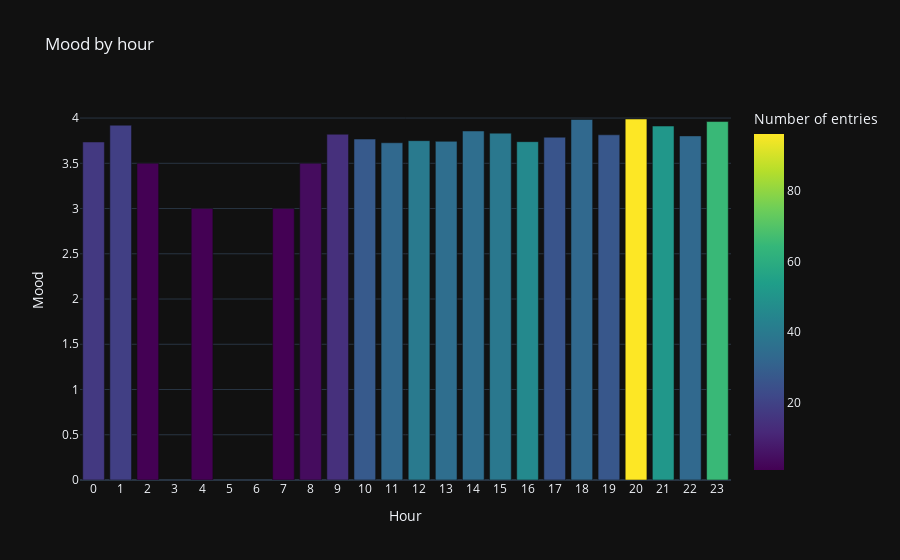

Notebook code for this chart:
### Markdown cell above
## Bar plot by hour/day/month

### Code cell
df.by_time_bar_plot('hour')

### Figure 1 — Plotly figure (JSON) as saved in the notebook; plotly's stock layout.template omitted (floating-point values rounded to 4 significant figures)
{"data": [{"alignmentgroup": "True", "hovertemplate": "Hour=%{x}<br>Mood=%{y}<br>Number of entries=%{marker.color}<extra></extra>", "legendgroup": "", "marker": {"color": [14, 17, 33, 96, 26, 39, 35, 40, 19, 33, 35, 51, 28, 65, 46, 27, 4, 1, 33, 1, 1], "coloraxis": "coloraxis", "pattern": {"shape": ""}}, "name": "", "offsetgroup": "", "orientation": "v", "showlegend": false, "textposition": "auto", "type": "bar", "x": [9, 0, 22, 20, 17, 15, 14, 12, 1, 18, 13, 21, 10, 23, 16, 19, 8, 2, 11, 4, 7], "xaxis": "x", "y": [3.821, 3.735, 3.803, 3.99, 3.788, 3.833, 3.857, 3.75, 3.921, 3.985, 3.743, 3.912, 3.768, 3.962, 3.739, 3.815, 3.5, 3.5, 3.727, 3, 3], "yaxis": "y"}], "layout": {"barmode": "relative", "coloraxis": {"colorbar": {"title": {"text": "Number of entries"}}, "colorscale": [[0, "#440154"], [0.1111, "#482878"], [0.2222, "#3e4989"], [0.3333, "#31688e"], [0.4444, "#26828e"], [0.5556, "#1f9e89"], [0.6667, "#35b779"], [0.7778, "#6ece58"], [0.8889, "#b5de2b"], [1, "#fde725"]]}, "legend": {"tracegroupgap": 0}, "title": {"text": "Mood by hour"}, "xaxis": {"anchor": "y", "domain": [0, 1], "dtick": 1, "title": {"text": "Hour"}}, "yaxis": {"anchor": "x", "domain": [0, 1], "title": {"text": "Mood"}}}}
